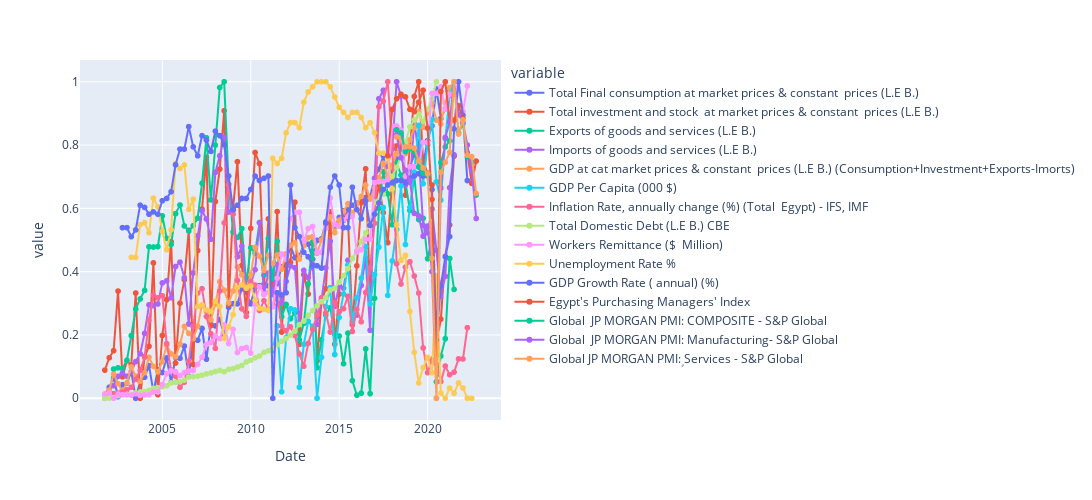

Notebook source saved alongside this figure:
### Markdown cell above
# EDA

### Code cell
scaler = MinMaxScaler()
df_min_max=scaler.fit_transform(df)
df_min_max=pd.DataFrame(df_min_max,columns=df.columns,index=df.index)
df_min_max
import plotly.express as px
fig = px.line(df_min_max,x=df_min_max.index,y=df_min_max.columns,width=1200, height=500,markers=True)
fig.show()
